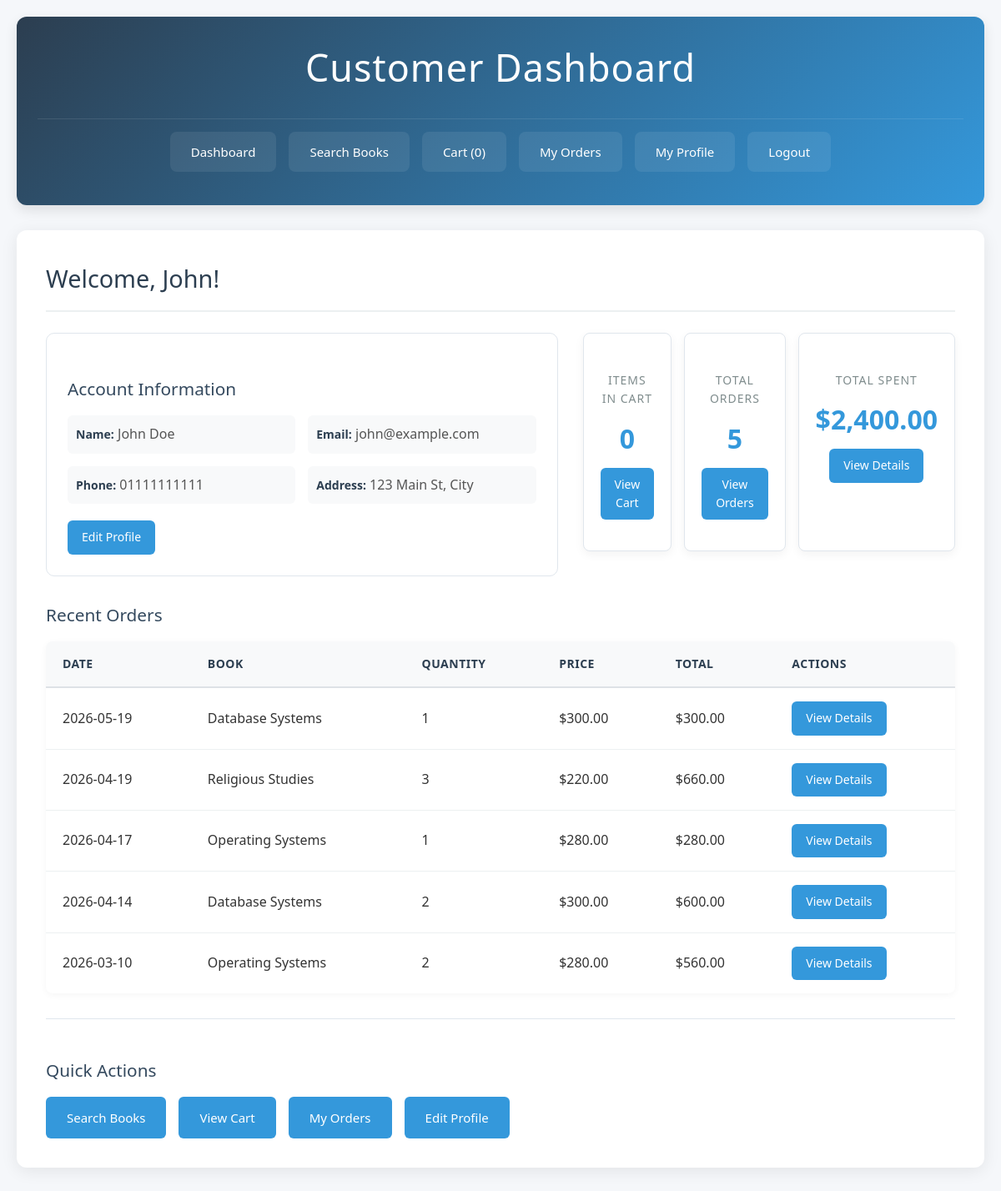
The page /customer/dashboard.php (signed in) on the database its author committed.
### tables this page shows
CREATE TABLE UserProfile (
    profile_id INT AUTO_INCREMENT PRIMARY KEY,
    user_id INT UNIQUE,
    first_name VARCHAR(50) NOT NULL,
    last_name VARCHAR(50) NOT NULL,
    email VARCHAR(100) UNIQUE NOT NULL,
    phone VARCHAR(15),
    address VARCHAR(255),
    FOREIGN KEY (user_id) REFERENCES Users(user_id)
        ON DELETE CASCADE
);

CREATE TABLE Sales (
    sale_id INT AUTO_INCREMENT PRIMARY KEY,
    user_id INT,
    ISBNID VARCHAR(20),
    sale_date DATE,
    quantity INT,
    price_at_sale DECIMAL(10,2),
    FOREIGN KEY (user_id) REFERENCES Users(user_id),
    FOREIGN KEY (ISBNID) REFERENCES Book(ISBNID)
);

CREATE TABLE Book (
    ISBNID VARCHAR(20) PRIMARY KEY,
    title VARCHAR(150) NOT NULL,
    PID INT NOT NULL,
    publication_year INT CHECK (publication_year >= 1900),
    price DECIMAL(10,2) CHECK (price > 0),
    category ENUM('Science','Art','Religion','History','Geography'),
    quantity INT DEFAULT 0,
    threshold INT DEFAULT 5,
    FOREIGN KEY (PID) REFERENCES Publisher(PID)
);

### includes/functions.php (called while the page is built, shortened)
<?php
function getCartCount($pdo, $user_id) {
    try {
        $stmt = $pdo->prepare("SELECT COALESCE(SUM(quantity), 0) as total FROM Cart WHERE customer_id = ?");
        $stmt->execute([$user_id]);
        $result = $stmt->fetch();
        return $result['total'] ?: 0;
    } catch (Exception $e) {
        error_log("Error in getCartCount: " . $e->getMessage());
        return 0;
    }
}
?>

### customer/dashboard.php (the view, shortened to what this page needs)
<?php
require_once '../includes/config.php';
$user_id = $_SESSION['user_id'];
$stmt = $pdo->prepare("
    SELECT u.*, up.*
    FROM Users u
    JOIN UserProfile up ON u.user_id = up.user_id
    WHERE u.user_id = ?
");
$stmt->execute([$user_id]);
$customer = $stmt->fetch(PDO::FETCH_ASSOC);
$stmt = $pdo->prepare("
    SELECT s.*, b.title
    FROM Sales s
    JOIN Book b ON s.ISBNID = b.ISBNID
    WHERE s.user_id = ?
    ORDER BY s.sale_date DESC, s.sale_id DESC
    LIMIT 5
");
$stmt->execute([$user_id]);
$recent_orders = $stmt->fetchAll(PDO::FETCH_ASSOC);
$cart_count = getCartCount($pdo, $user_id);
$stmt = $pdo->prepare("
    SELECT SUM(quantity * price_at_sale) as total_spent
    FROM Sales
    WHERE user_id = ?
");
$stmt->execute([$user_id]);
$total_spent_result = $stmt->fetch(PDO::FETCH_ASSOC);
$total_spent = $total_spent_result['total_spent'] ?? 0;
$stmt = $pdo->prepare("
    SELECT COUNT(*) as total_orders
    FROM Sales
    WHERE user_id = ?
");
$stmt->execute([$user_id]);
$total_orders_result = $stmt->fetch(PDO::FETCH_ASSOC);
$total_orders = $total_orders_result['total_orders'] ?? 0;
?>
<!DOCTYPE html>
<html lang="en">
<head>
    <link rel="stylesheet" href="../css/style.css">
</head>
<body>
    <div class="container">
        <header>
            <h1>Customer Dashboard</h1>
            <nav>
                <a href="dashboard.php">Dashboard</a>
                <a href="search.php">Search Books</a>
                <a href="cart.php">Cart (<?php echo $cart_count; ?>)</a>
                <a href="orders.php">My Orders</a>
                <a href="profile.php">My Profile</a>
                <a href="../logout.php">Logout</a>
            </nav>
        </header>
        <main>
            <h2>Welcome, <?php echo htmlspecialchars($customer['first_name']); ?>!</h2>
            <div class="customer-summary">
                <div class="summary-card">
                    <h3>Account Information</h3>
                    <div class="info-grid">
                        <div class="info-item">
                            <span class="info-label">Name:</span>
                            <span class="info-value"><?php echo htmlspecialchars($customer['first_name'] . ' ' . $customer['last_name']); ?></span>
                        </div>
                        <div class="info-item">
                            <span class="info-label">Email:</span>
                            <span class="info-value"><?php echo htmlspecialchars($customer['email']); ?></span>
                        </div>
                        <div class="info-item">
                            <span class="info-label">Phone:</span>
                            <span class="info-value"><?php echo htmlspecialchars($customer['phone']); ?></span>
                        </div>
                        <div class="info-item">
                            <span class="info-label">Address:</span>
                            <span class="info-value"><?php echo htmlspecialchars($customer['address']); ?></span>
                        </div>
                    </div>
                    <a href="profile.php" class="btn btn-small">Edit Profile</a>
                </div>
                <div class="summary-stats">
                    <div class="stat-card">
                        <h3>Items in Cart</h3>
                        <p class="stat-number"><?php echo $cart_count; ?></p>
                        <a href="cart.php" class="btn btn-small">View Cart</a>
                    </div>
                    <div class="stat-card">
                        <h3>Total Orders</h3>
                        <p class="stat-number"><?php echo $total_orders; ?></p>
                        <a href="orders.php" class="btn btn-small">View Orders</a>
                    </div>
                    <div class="stat-card">
                        <h3>Total Spent</h3>
                        <p class="stat-number">$<?php echo number_format($total_spent, 2); ?></p>
                        <a href="orders.php" class="btn btn-small">View Details</a>
                    </div>
                </div>
            </div>
            <?php if (!empty($recent_orders)): ?>
            <div class="recent-section">
                <h3>Recent Orders</h3>
                <table>
                    <thead>
                        <tr>
                            <th>Date</th>
                            <th>Book</th>
                            <th>Quantity</th>
                            <th>Price</th>
                            <th>Total</th>
                            <th>Actions</th>
                        </tr>
                    </thead>
                    <tbody>
                        <?php foreach ($recent_orders as $order):
                            $order_total = $order['quantity'] * $order['price_at_sale'];
                        ?>
                        <tr>
                            <td><?php echo $order['sale_date']; ?></td>
                            <td><?php echo htmlspecialchars($order['title']); ?></td>
                            <td><?php echo $order['quantity']; ?></td>
                            <td>$<?php echo number_format($order['price_at_sale'], 2); ?></td>
                            <td>$<?php echo number_format($order_total, 2); ?></td>
                            <td>
                                <a href="orders.php#order-<?php echo $order['sale_id']; ?>" class="btn btn-small">View Details</a>
                            </td>
                        </tr>
                        <?php endforeach; ?>
                    </tbody>
                </table>
            </div>
            <?php endif; ?>
            <div class="quick-actions">
                <h3>Quick Actions</h3>
                <div class="action-buttons">
                    <a href="search.php" class="btn">Search Books</a>
                    <a href="cart.php" class="btn">View Cart</a>
                    <a href="orders.php" class="btn">My Orders</a>
                    <a href="profile.php" class="btn">Edit Profile</a>
                </div>
            </div>
        </main>
    </div>
</body>
</html>

### css/style.css (style rules this page uses)
* { margin: 0; padding: 0; box-sizing: border-box; }
body { font-family: 'Segoe UI', Tahoma, Geneva, Verdana, sans-serif; line-height: 1.6; color: #333; background-color: #f5f7fa; }
.container { max-width: 1400px; margin: 0 auto; padding: 20px; }
header { background: linear-gradient(135deg, #2c3e50 0%, #3498db 100%); color: white; padding: 25px; border-radius: 12px; margin-bottom: 30px; box-shadow: 0 6px 15px rgba(0, 0, 0, 0.1); }
header h1 { margin-bottom: 25px; font-size: 2.8rem; text-align: center; font-weight: 300; letter-spacing: 1px; }
nav { display: flex; justify-content: center; gap: 15px; flex-wrap: wrap; padding: 15px 0; border-top: 1px solid rgba(255, 255, 255, 0.1); }
nav a { color: white; text-decoration: none; padding: 12px 25px; border-radius: 8px; background: rgba(255, 255, 255, 0.08); transition: all 0.3s ease; font-size: 15px; font-weight: 500; display: flex; align-items: center; gap: 8px; }
main { background: white; padding: 35px; border-radius: 12px; box-shadow: 0 4px 20px rgba(0, 0, 0, 0.08); margin-bottom: 30px; }
h2 { color: #2c3e50; margin-bottom: 25px; padding-bottom: 15px; border-bottom: 2px solid #ecf0f1; font-size: 1.8rem; font-weight: 400; }
h3 { color: #34495e; margin: 25px 0 15px; font-size: 1.3rem; font-weight: 500; }
.btn { display: inline-flex; align-items: center; justify-content: center; gap: 8px; padding: 12px 24px; background: #3498db; color: white; text-decoration: none; border: none; border-radius: 6px; cursor: pointer; transition: all 0.3s ease; font-size: 15px; font-weight: 500; border: 1px solid transparent; }
.btn-small { padding: 8px 16px; font-size: 14px; }
table { width: 100%; border-collapse: collapse; margin-bottom: 30px; background: white; box-shadow: 0 2px 8px rgba(0, 0, 0, 0.04); border-radius: 8px; overflow: hidden; }
th, td { padding: 16px 20px; text-align: left; border-bottom: 1px solid #ecf0f1; }
th { background: #f8f9fa; color: #2c3e50; font-weight: 600; font-size: 14px; text-transform: uppercase; letter-spacing: 0.5px; border-bottom: 2px solid #dee2e6; }
tr:last-child td { border-bottom: none; }
.stat-card { background: white; padding: 25px; border-radius: 10px; box-shadow: 0 4px 12px rgba(0, 0, 0, 0.05); text-align: center; border: 1px solid #ecf0f1; transition: transform 0.3s ease; }
.stat-number { font-size: 2.8rem; font-weight: 300; color: #3498db; margin: 15px 0; }
.stat-card h3 { color: #7f8c8d; font-size: 14px; text-transform: uppercase; letter-spacing: 1px; margin-bottom: 10px; }
.summary-stats { display: grid; grid-template-columns: repeat(auto-fit, minmax(180px, 1fr)); gap: 20px; margin-bottom: 30px; }
.quick-actions { margin-top: 35px; padding-top: 25px; border-top: 1px solid #ecf0f1; }
.action-buttons { display: flex; gap: 15px; flex-wrap: wrap; }

### customer/dashboard.php (style rules this page uses)
.customer-summary { display: grid; grid-template-columns: 2fr 1fr; gap: 30px; margin-bottom: 30px; }
.summary-card { background: white; padding: 25px; border-radius: 10px; border: 1px solid #e0e6ed; }
.info-grid { display: grid; grid-template-columns: repeat(auto-fit, minmax(200px, 1fr)); gap: 15px; margin-bottom: 20px; }
.info-item { padding: 10px; background: #f8f9fa; border-radius: 6px; }
.info-label { font-weight: 600; color: #2c3e50; margin-bottom: 5px; font-size: 14px; }
.info-value { color: #555; }
.summary-stats { display: grid; grid-template-columns: repeat(3, 1fr); gap: 15px; }
.stat-card { background: white; padding: 20px; border-radius: 8px; border: 1px solid #e0e6ed; text-align: center; }
.stat-number { font-size: 2rem; font-weight: bold; color: #3498db; margin: 10px 0; }
.recent-section { margin-top: 30px; }
.quick-actions { margin-top: 30px; padding-top: 20px; border-top: 1px solid #e0e6ed; }
.action-buttons { display: flex; gap: 15px; flex-wrap: wrap; }

### rows shown on the page
userprofile: first_name "John", first_name+last_name "John Doe", email "john@example.com", phone "01111111111", address "123 Main St, City"
sales: sale_date "2026-05-19", ISBNID.title "Database Systems", quantity "1", price_at_sale "300.00"
sales: sale_date "2026-04-19", ISBNID.title "Religious Studies", quantity "3", price_at_sale "220.00", order_total "660.00"
sales: sale_date "2026-04-17", ISBNID.title "Operating Systems", quantity "1", price_at_sale "280.00"
sales: sale_date "2026-04-14", ISBNID.title "Database Systems", quantity "2", price_at_sale "300.00", order_total "600.00"
sales: sale_date "2026-03-10", ISBNID.title "Operating Systems", quantity "2", price_at_sale "280.00", order_total "560.00"

### other values the page prints
$cart_count "0"
$total_orders "5"
$total_spent "2,400.00"
